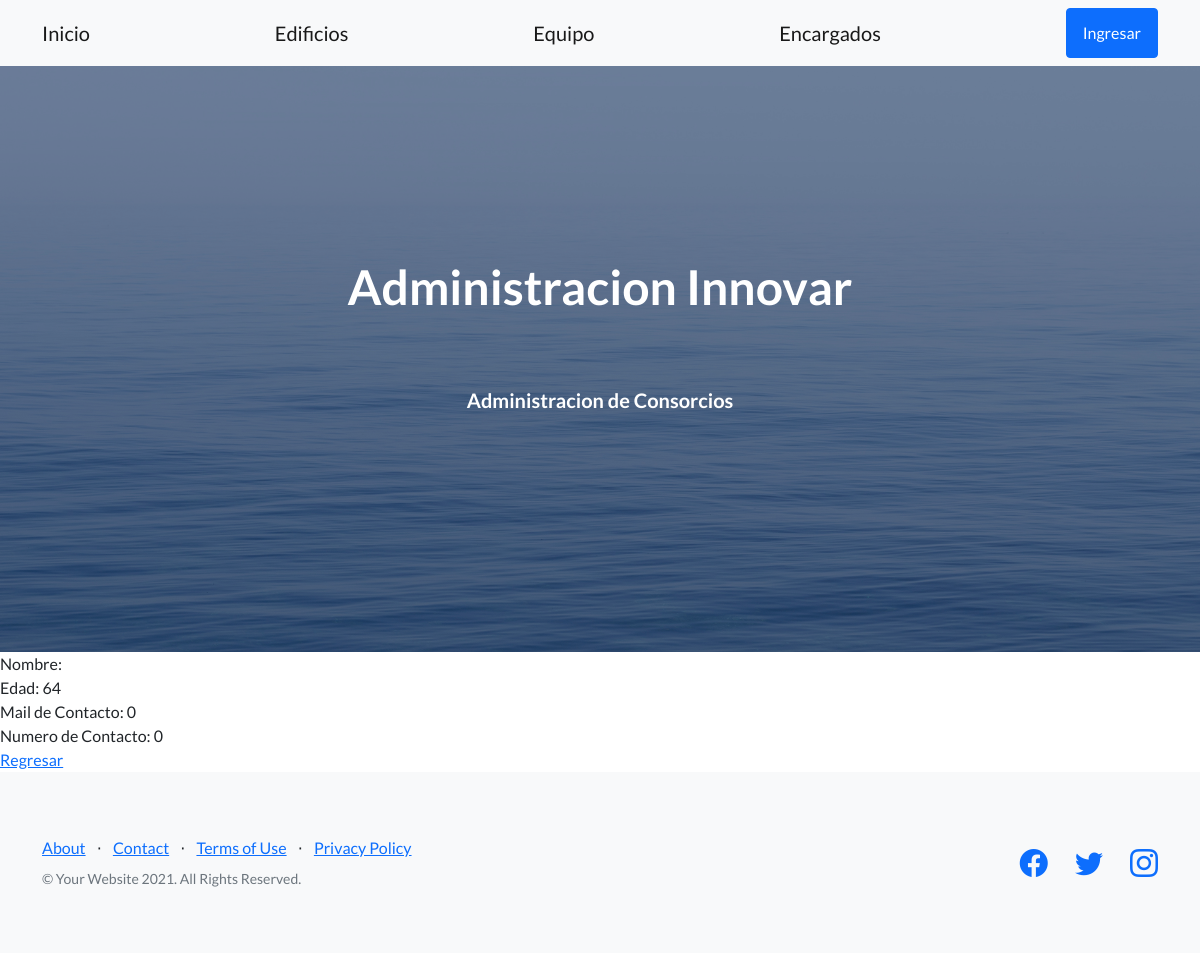
/AppCoder/encargado/detail/1, run on an earlier commit of the app's database.
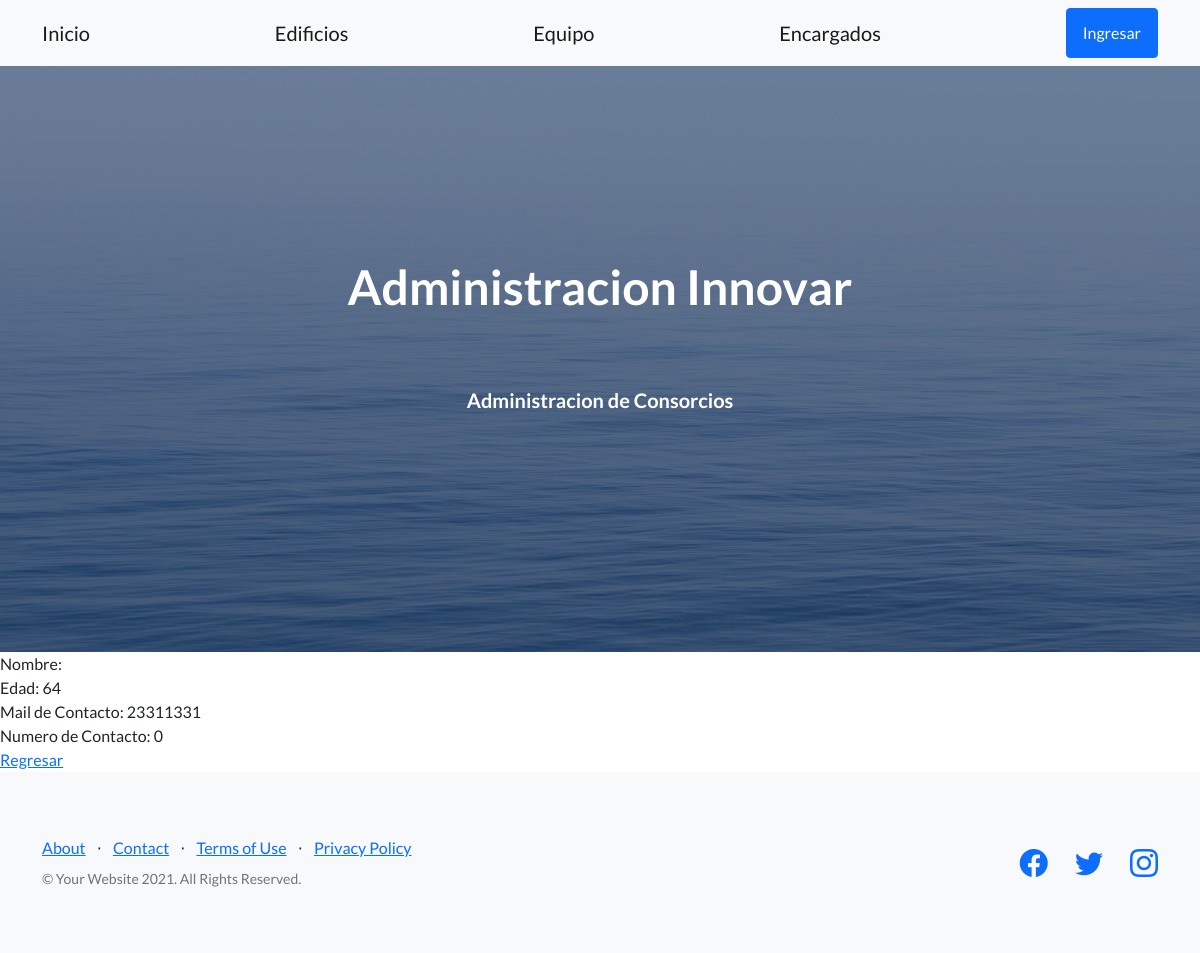
And on a later commit of the database.
### AppCoder/models.py (models this page shows)
class Encargado(models.Model):
    nombre_enc = models.CharField(max_length=40)
    edad = models.IntegerField()
    num_contacto = models.IntegerField()
    mail_contacto = models.CharField(max_length=50)

### AppCoder/views.py (the view)
# urls.py: path("encargado/detail/<pk>", views.EncargadoDetail.as_view(), name='DetailEnc'),
class EncargadoDetail(DetailView):
    model = Encargado
    template = 'AppCoder/encargado_detail.html'

### AppCoder/templates/AppCoder/encargado_detail.html
{% extends "AppCoder/padre.html" %}
{% load static %}
{% block contenidoQueCambia %}
Nombre: {{encargado.nombre}}
<br>
Edad: {{encargado.edad}}
<br>
Mail de Contacto: {{encargado.mail_contacto}}
<br>
Numero de Contacto: {{encargado.num_contacto}}
<br>
<a href="{%url 'ListEnc' %}">Regresar</a>
{% endblock %}

What changed in the data, as far as the page shows it:
changed Encargado: mail_contacto "0" → "23311331"
